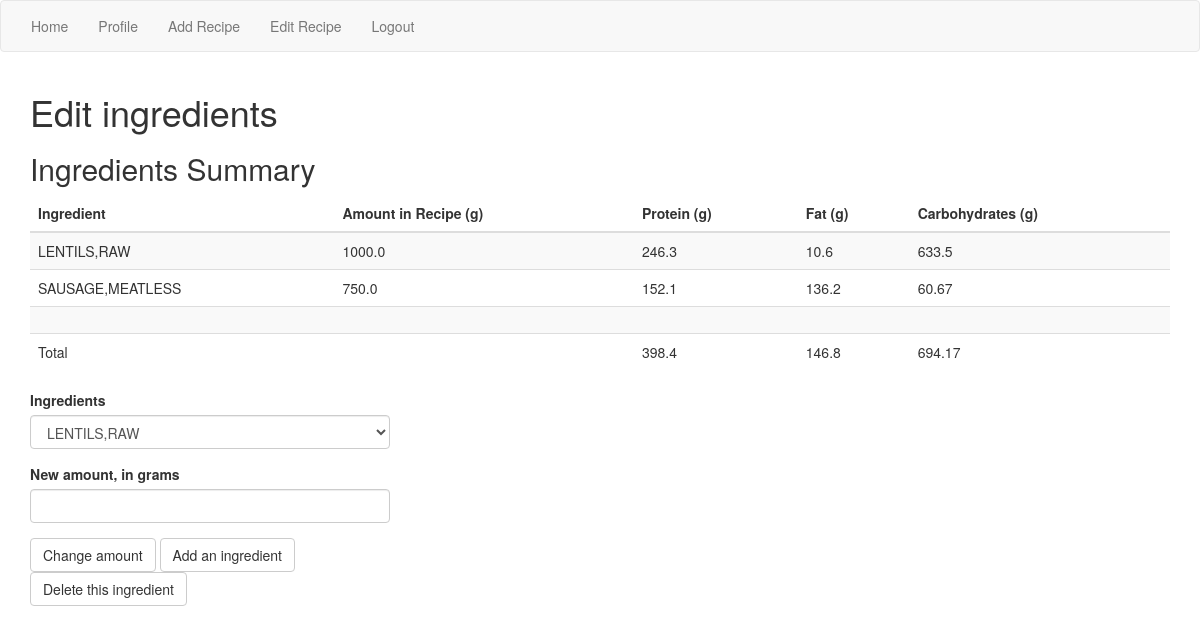
Page /edit_recipe_ingredients/2 (signed in) on the earlier database version.
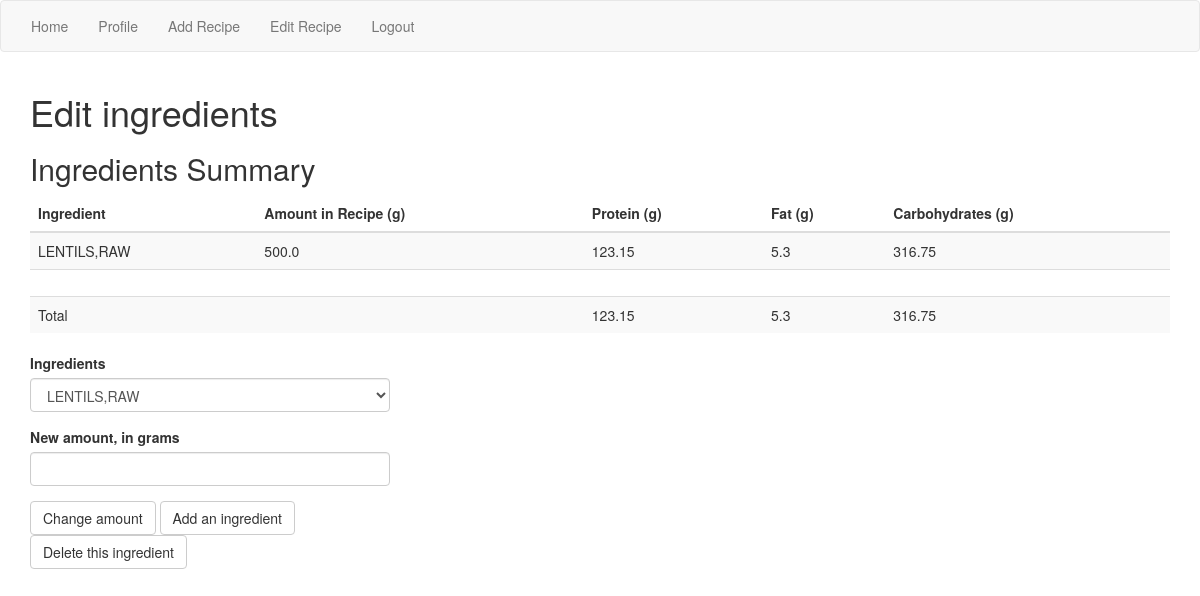
Same page on the later database version.
### app/models.py (models this page shows)
class IngredientToRecipe(db.Model):
    recipe_id = db.Column(db.Integer, db.ForeignKey('recipe.id'), primary_key=True)
    ingredient_id = db.Column(db.Integer, db.ForeignKey('ingredient.id'), primary_key=True)
    ingredient_amt = db.Column(db.Float)
    recipe = db.relationship('Recipe', back_populates='ingredients')
    ingredient = db.relationship('Ingredient', back_populates='recipes')
    def get_protein_scaled(self):
        return round(self.ingredient.protein * self.ingredient_amt / 100, 2)
    def get_fat_scaled(self):
        return round(self.ingredient.fat * self.ingredient_amt / 100, 2)
    def get_carbohydrates_scaled(self):
        return round(self.ingredient.carbohydrates * self.ingredient_amt / 100, 2)

### app/routes.py (the view, shortened to what this page needs)
@app.route('/edit_recipe_ingredients/<recipe_id>', methods=['GET','POST'])
@login_required
def edit_recipe_ingredients(recipe_id):
    recipe = Recipe.query.get(recipe_id)
    if current_user.id is not recipe.user_id:
        flash('You are not allowed to change this recipe!!!')
        return redirect(url_for('index'))
    ingredient_edit_form = IngredientEditForm()
    ingredient_edit_form.ingredients.choices = [(ingredient.ingredient.id, ingredient.ingredient.description) for ingredient in recipe.ingredients]
    ingredient_id = ingredient_edit_form.ingredients.data
    if ingredient_edit_form.submit_add_ingredient.data:
        return redirect(url_for('add_ingredient', recipe_id=recipe_id))
    return render_template('edit_recipe_ingredients.html',
                            edit_ingredient_form=ingredient_edit_form,
                            recipe=recipe)

### app/forms.py (shortened to what this page needs)
class IngredientEditForm(FlaskForm):
    ingredients = SelectField('Ingredients', coerce=int, choices=[])
    new_amount = DecimalField('New amount, in grams', validators=[DataRequired()])
    submit_change_amount = SubmitField('Change amount')
    submit_add_ingredient = SubmitField('Add an ingredient')
    submit_delete_ingredient = SubmitField('Delete this ingredient')

### app/models.py (called while the page is built)
@login.user_loader
def load_user(_id):
    return User.query.get(int(_id))

    def get_macro_totals(self):
        protein_total = fat_total = carbohydrates_total = 0
        for ingredient in self.ingredients:
            scaling_factor = ingredient.ingredient_amt / 100.0
            the_ingredient = ingredient.ingredient
            protein_total += the_ingredient.protein * scaling_factor
            fat_total += the_ingredient.fat * scaling_factor
            carbohydrates_total += the_ingredient.carbohydrates * scaling_factor
        return round(protein_total, 2), round(fat_total, 2), round(carbohydrates_total, 2)

### app/templates/edit_recipe_ingredients.html
{% extends "base.html" %}
{% import 'bootstrap/wtf.html' as wtf %}
{% block app_content %}
	<h1>Edit ingredients</h1>
        <h2>Ingredients Summary</h2>
			<table class="table table-striped">
                <thead>
                    <tr>
                        <th scope="col">Ingredient</th>
                        <th scope="col">Amount in Recipe (g)</th>
                        <th scope="col">Protein (g)</th>
                        <th scope="col">Fat (g)</th>
                        <th scope="col">Carbohydrates (g)</th>
                    </tr>
                </thead>
                <tbody>
                    {% for ingredient in recipe.ingredients %}
                    <tr>
                        <td>{{ ingredient.ingredient.description }}</td>
                        <td>{{ ingredient.ingredient_amt }}</td>
                        <td>{{ ingredient.get_protein_scaled() }}</td>
                        <td>{{ ingredient.get_fat_scaled() }}</td>
                        <td>{{ ingredient.get_carbohydrates_scaled() }}</td>
                    </tr>
                    {% endfor %}
                    <tr>
                        <td><p style="color:white;"> </p></td>
                        <td></td>
                        <td></td>
                        <td></td>
                        <td></td>
                    </tr>
                    <tr>
                        <td scope="row" colspan="2">Total</td>
                        <td>{{ recipe.get_macro_totals()[0] }}</td>
                        <td>{{ recipe.get_macro_totals()[1] }}</td>
                        <td>{{ recipe.get_macro_totals()[2] }}</td>
                    </tr>
            </tbody>
			</table>
    <div class="row">
        <div class="col-md-4">
            {{  wtf.quick_form(edit_ingredient_form) }}
        </div>
    </div>
{% endblock %}

Differences in the rows shown:
removed IngredientToRecipe: ingredient.description "SAUSAGE,MEATLESS", ingredient_amt "750.0", get_protein_scaled "152.1", get_fat_scaled "136.2", get_carbohydrates_scaled "60.67"
changed IngredientToRecipe: ingredient_amt "1000.0" → "500.0"; get_protein_scaled "246.3" → "123.15"; get_fat_scaled "10.6" → "5.3"; get_carbohydrates_scaled "633.5" → "316.75"; ingredient_amt "398.4" → "123.15"; ingredient_amt "146.8" → "5.3"; ingredient_amt "694.17" → "316.75"
